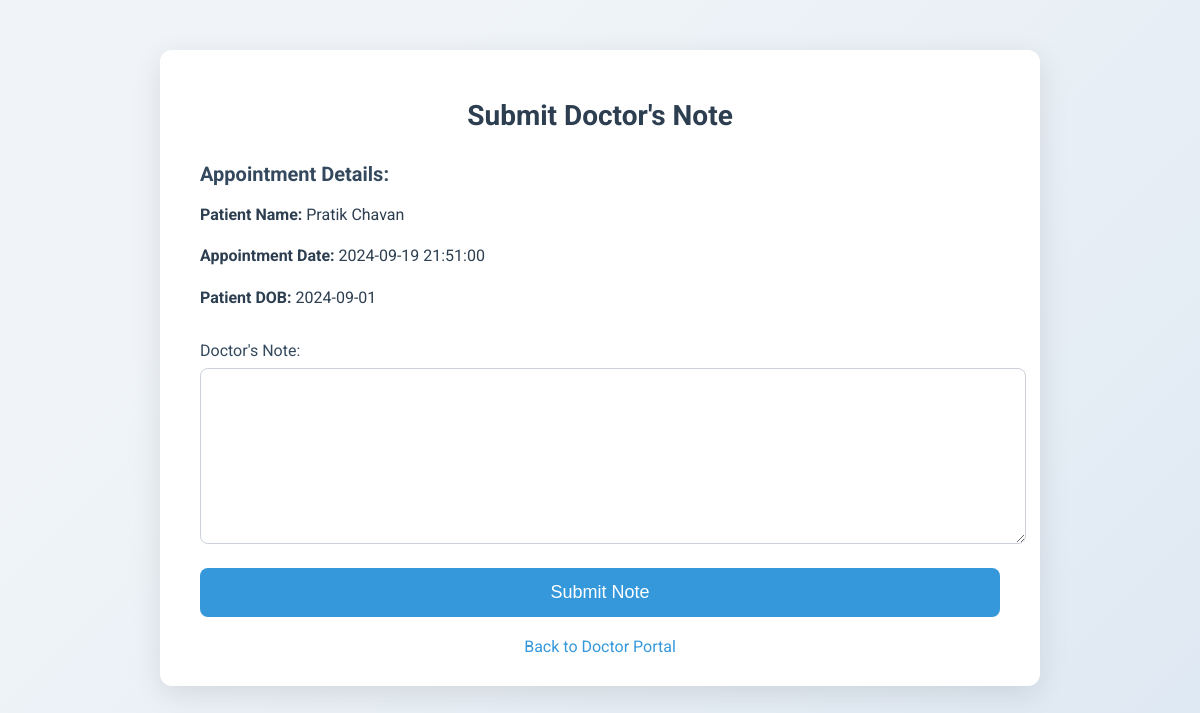
Screenshot of /submit_doctor_note.php?appointment_id=8 (signed in) with the database file from the repository.
### tables this page shows
CREATE TABLE `appointments` (
  `id` int NOT NULL,
  `patient_id` int NOT NULL,
  `doctor_id` int NOT NULL,
  `appointment_date` datetime NOT NULL,
  `status` varchar(50) NOT NULL DEFAULT 'Pending',
  `created_at` timestamp NULL DEFAULT CURRENT_TIMESTAMP,
  `department` varchar(100) DEFAULT NULL,
  `doctor_note` text,
  `doctor_note_submitted` tinyint(1) DEFAULT '0',
  `prescription_submitted` tinyint(1) DEFAULT '0'
);

CREATE TABLE `patients` (
  `id` int NOT NULL,
  `user_id` int NOT NULL,
  `full_name` varchar(100) NOT NULL,
  `date_of_birth` date DEFAULT NULL,
  `created_at` timestamp NULL DEFAULT CURRENT_TIMESTAMP,
  `medical_history` text,
  `prescription` varchar(255) DEFAULT NULL,
  `phone` varchar(20) DEFAULT NULL,
  `city` varchar(20) DEFAULT NULL
);

### submit_doctor_note.php (the view, shortened to what this page needs)
<?php
include 'config.php';
$appointment_id = $_GET['appointment_id'] ?? null;
$stmt = $pdo->prepare("
    SELECT a.*, p.full_name AS patient_name, p.date_of_birth
    FROM appointments a
    JOIN patients p ON a.patient_id = p.id
    WHERE a.id = ? AND a.doctor_id = ?
");
$stmt->execute([$appointment_id, $_SESSION['user_id']]);
$appointment = $stmt->fetch();
?>
<!DOCTYPE html>
<html lang="en">
<head>
</head>
<body>
    <div class="container">
        <h1>Submit Doctor's Note</h1>
        <div class="appointment-details">
            <h3>Appointment Details:</h3>
            <p><strong>Patient Name:</strong> <?php echo htmlspecialchars($appointment['patient_name']); ?></p>
            <p><strong>Appointment Date:</strong> <?php echo htmlspecialchars($appointment['appointment_date']); ?></p>
            <p><strong>Patient DOB:</strong> <?php echo htmlspecialchars($appointment['date_of_birth']); ?></p>
        </div>
        <form method="POST" action="submit_doctor_note.php?appointment_id=<?php echo htmlspecialchars($appointment_id); ?>">
            <label for="doctor_note">Doctor's Note:</label>
            <textarea name="doctor_note" id="doctor_note" required></textarea>
            <button type="submit" name="submit_doctor_note">Submit Note</button>
        </form>
        <div class="back-link">
            <a href="doctor_portal.php">Back to Doctor Portal</a>
        </div>
    </div>
</body>
</html>

### submit_doctor_note.php (style rules this page uses)
body { font-family: 'Roboto', sans-serif; background-image: linear-gradient(135deg, #f0f4f8 25%, #dfe9f3 100%); margin: 0; padding: 0; overflow-x: hidden; }
.container { max-width: 800px; margin: 50px auto; padding: 30px 40px; background-color: #ffffff; border-radius: 12px; box-shadow: 0 8px 30px rgba(0, 0, 0, 0.1); animation: fadeIn 0.8s ease; }
h1 { color: #2c3e50; margin-bottom: 30px; text-align: center; font-size: 28px; animation: slideDown 0.8s ease; }
.appointment-details { margin-bottom: 30px; }
.appointment-details h3 { color: #34495e; font-size: 20px; margin-bottom: 15px; }
.appointment-details p { font-size: 16px; color: #2c3e50; line-height: 1.6; margin-bottom: 10px; }
form label { display: block; margin-bottom: 8px; font-size: 16px; color: #34495e; }
form textarea { width: 100%; height: 150px; padding: 12px; margin-bottom: 20px; border-radius: 8px; border: 1px solid #ccd1d9; font-size: 16px; outline: none; resize: vertical; transition: border-color 0.3s; }
form button { padding: 14px; background-color: #3498db; color: #fff; border: none; border-radius: 8px; font-size: 18px; cursor: pointer; transition: background-color 0.3s, transform 0.1s; width: 100%; }
.back-link { text-align: center; margin-top: 20px; }
.back-link a { color: #3498db; text-decoration: none; font-size: 16px; transition: color 0.3s; }

### rows the page displays
appointments: patient.full_name "Pratik Chavan", appointment_date "2024-09-19 21:51:00", patient.date_of_birth "2024-09-01"
